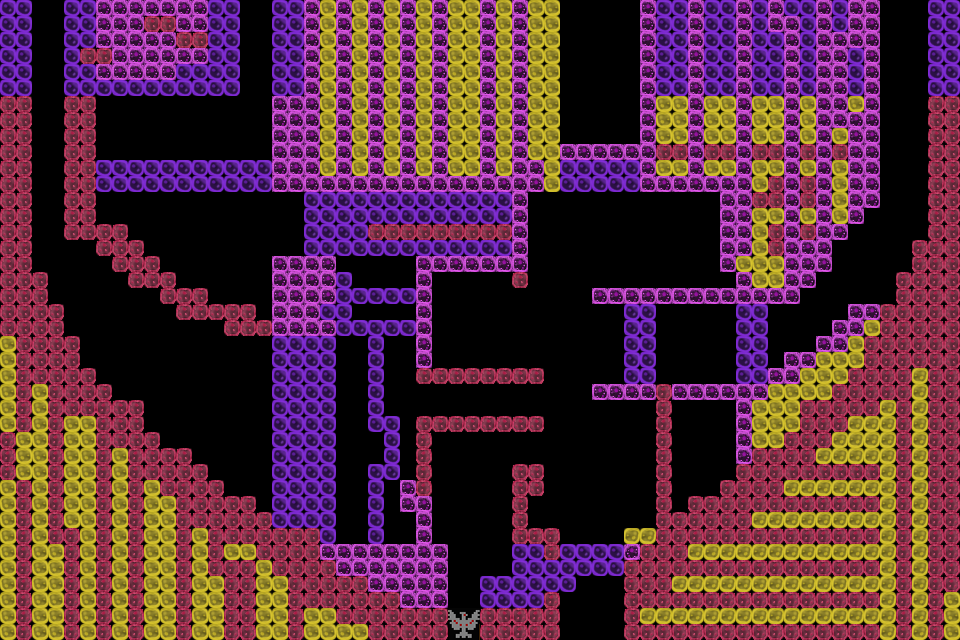

This is a level from a 2D game, rendered from its Tiled map with the project's own tilesets. A one-line summary and the map file follow, with tile-layer data summarised:
An orthogonal 60x40 tile map with 16x16 px tiles, 1 tile layer (back) and 6 objects (enemy_point_1, enemy_point_2, enemy_point_3, enemy_point_4, player_point, ...).

<map version="1.8" tiledversion="1.8.2" orientation="orthogonal" renderorder="right-up" width="60" height="40" tilewidth="16" tileheight="16" infinite="0" nextlayerid="7" nextobjectid="12">
 <tileset firstgid="1" name="base" tilewidth="16" tileheight="16" tilecount="28" columns="14">
  <image source="tile.png" width="224" height="32" />
 </tileset>
 <imagelayer id="6" name="图像图层 1">
  <image source="pink2.jpg" width="6000" height="4000" />
 </imagelayer>
 <layer id="1" name="back" width="60" height="40">
  <data>[2400 cells, 1605 non-empty, 22 distinct tile ids]</data>
 </layer>
 <objectgroup id="3" name="objects">
  <object id="4" name="enemy_point_1" x="898.111" y="49.5593">
   <point />
  </object>
  <object id="5" name="enemy_point_2" x="44.7243" y="49.5593">
   <point />
  </object>
  <object id="6" name="enemy_point_3" x="251.423" y="45.933">
   <point />
  </object>
  <object id="7" name="enemy_point_4" x="597.129" y="45.933">
   <point />
  </object>
  <object id="8" name="player_point" x="594.667" y="601.333">
   <point />
  </object>
  <object id="10" name="guard_point" x="464" y="624">
   <point />
  </object>
 </objectgroup>
</map>